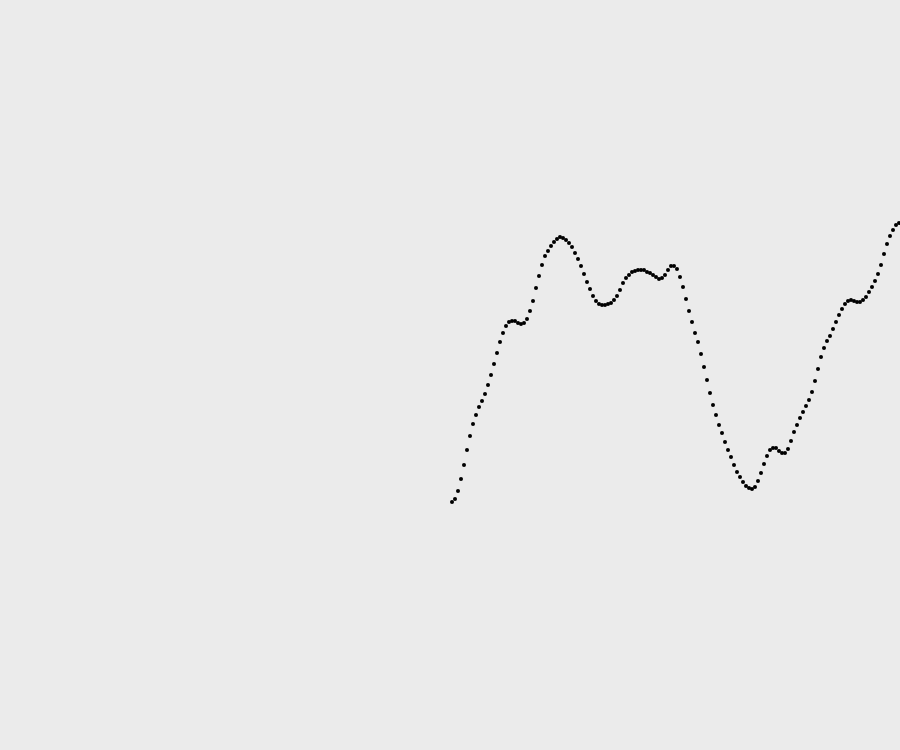
Frame 1 (no input)
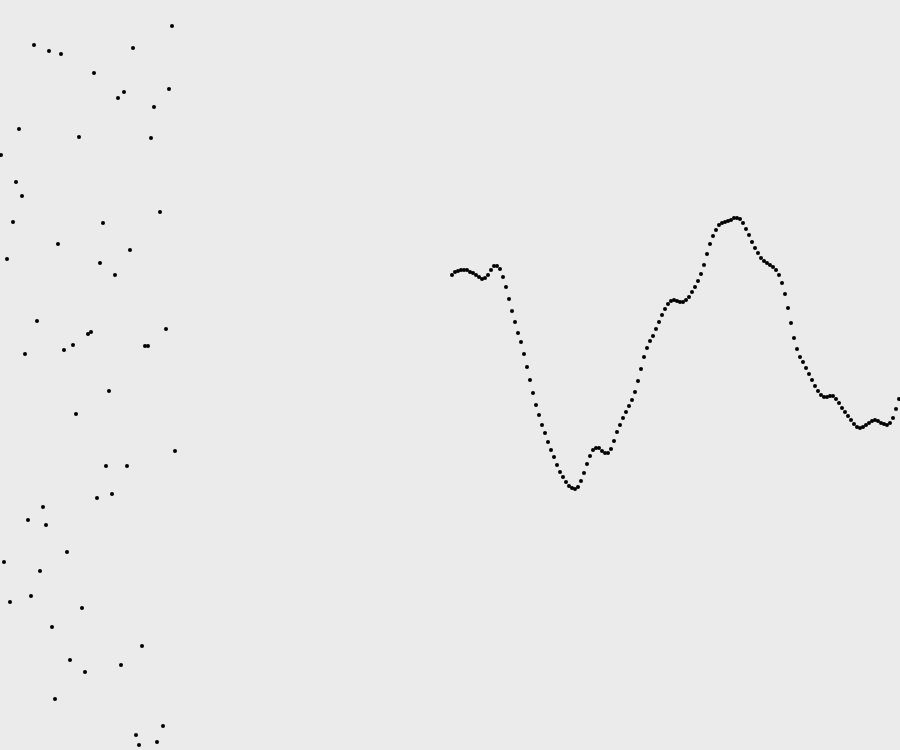
Frame 60 (no input)
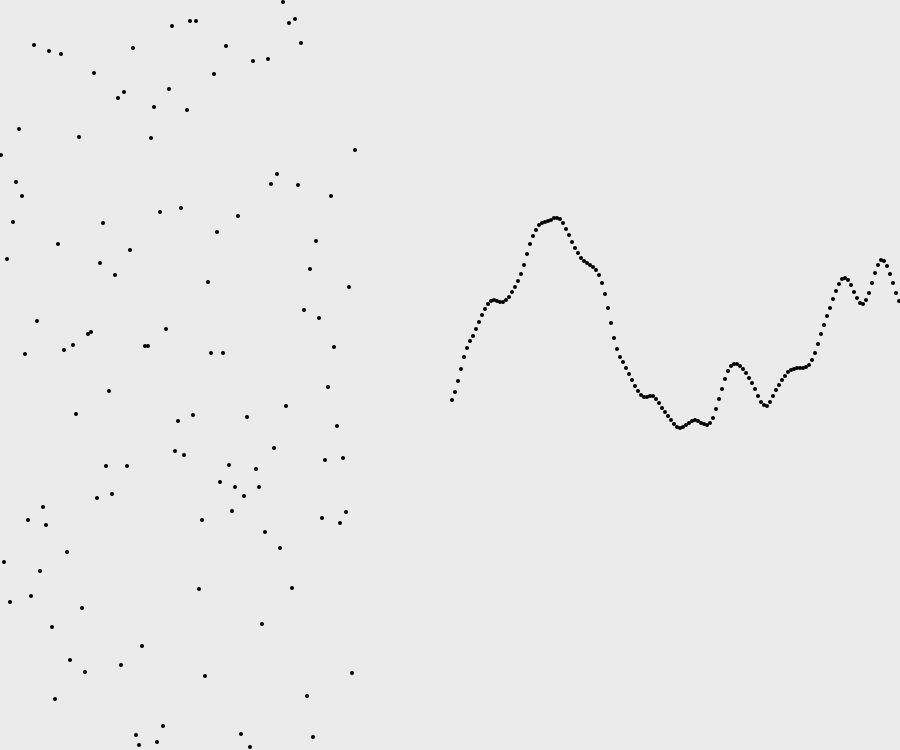
Frame 120 (the mouse pressed at the canvas centre since frame 60)

The p5.js sketch that drew these frames (run headless with seeded random() and noise() and a simulated clock; from frame 60 on, the mouse is pressed at the canvas centre):

// p5.js sketch
// ── sketch.js
"use strict";

var xR=0, yR=0;
var xN=0, yN=0;
var xOff = 0;
var start = 0;
var xincr = 0.02;
var pDist = 3;

var col = {
  bgnd: 235,
  f: 235,
  s: 0
}


function setup() {
  createCanvas(windowWidth-windowWidth/4, windowHeight-windowHeight/4);
  pixelDensity(1);
  frameRate(30);
  strokeWeight(4);
  stroke(col.s);
  noFill();
  background(col.bgnd);
}

function draw() {
  graphNoise();
  graphRandom();
}

function graphRandom() {
  stroke(col.s);
  noFill();

  yR = floor(random(canvas.height));
  point(xR-2, yR);
  if (xR < canvas.width/2) {
    xR+=pDist;
  } else {
    copy(window, 0, 0, canvas.width/2, canvas.height, -pDist, 0, canvas.width/2, canvas.height);
    fill(col.f);
    noStroke();
    rect(canvas.width/2-pDist, 0, pDist, canvas.height);
    xR = canvas.width/2-pDist;
  }
}

function graphNoise() {
  noStroke();
  fill(col.f);
  rect(canvas.width/2, 0, canvas.width/2, canvas.height);

  noFill();
  stroke(col.s);

  xOff = start;
  for (xN=canvas.width/2+2; xN<canvas.width; xN+=pDist) {
    yN = floor(noise(xOff) * canvas.height);
    point(xN, yN);
    xOff += xincr;
  }
  start += xincr;
}

function windowResized() {
  resizeCanvas(windowWidth-windowWidth/4, windowHeight-windowHeight/4);
  background(col.bgnd);
}
